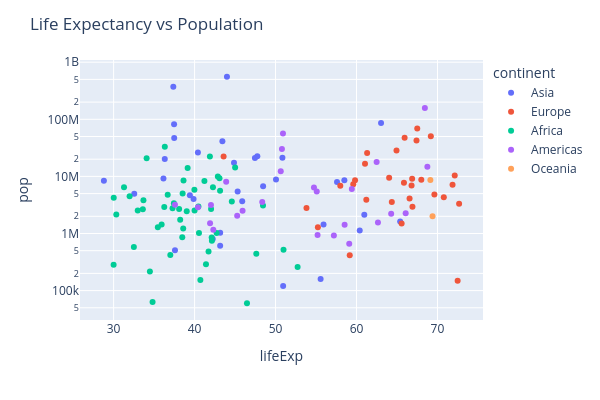

Notebook code for this chart:
### Code cell
fig = px.scatter(
    data1952,
    x = 'lifeExp',
    y = 'pop',
    color = 'continent',
    size_max = 50,
    log_y = True
)

fig.update_layout(
    width = 600,
    title = 'Life Expectancy vs Population',
    height = 400
)
fig.show()

### Figure 1 — Plotly figure (JSON) as saved in the notebook; plotly's stock layout.template omitted (floating-point values rounded to 4 significant figures)
{"data": [{"hovertemplate": "continent=Asia<br>lifeExp=%{x}<br>pop=%{y}<extra></extra>", "legendgroup": "Asia", "marker": {"color": "#636efa", "symbol": "circle"}, "mode": "markers", "name": "Asia", "orientation": "v", "showlegend": true, "type": "scatter", "x": [28.8, 50.94, 37.48, 39.42, 44.0, 60.96, 37.37, 37.47, 44.87, 45.32, 65.39, 63.03, 43.16, 50.06, 47.45, 55.56, 55.93, 48.46, 42.24, 36.32, 36.16, 37.58, 43.44, 47.75, 39.88, 60.4, 57.59, 45.88, 58.5, 50.85, 40.41, 43.16, 32.55], "xaxis": "x", "y": [8425333, 120447, 46886859, 4693836, 556263527, 2125900, 372000000, 82052000, 17272000, 5441766, 1620914, 86459025, 607914, 8865488, 20947571, 160000, 1439529, 6748378, 800663, 20092996, 9182536, 507833, 41346560, 22438691, 4005677, 1127000, 7982342, 3661549, 8550362, 21289402, 26246839, 1030585, 4963829], "yaxis": "y"}, {"hovertemplate": "continent=Europe<br>lifeExp=%{x}<br>pop=%{y}<extra></extra>", "legendgroup": "Europe", "marker": {"color": "#EF553B", "symbol": "circle"}, "mode": "markers", "name": "Europe", "orientation": "v", "showlegend": true, "type": "scatter", "x": [55.23, 66.8, 68.0, 53.82, 59.6, 61.21, 66.87, 70.78, 66.55, 67.41, 67.5, 65.86, 64.03, 72.49, 66.91, 65.94, 59.16, 72.13, 72.67, 61.31, 59.82, 61.05, 58.0, 64.36, 65.57, 64.94, 71.86, 69.62, 43.59, 69.18], "xaxis": "x", "y": [1282697, 6927772, 8730405, 2791000, 7274900, 3882229, 9125183, 4334000, 4090500, 42459667, 69145952, 7733250, 9504000, 147962, 2952156, 47666000, 413834, 10381988, 3327728, 25730551, 8526050, 16630000, 6860147, 3558137, 1489518, 28549870, 7124673, 4815000, 22235677, 50430000], "yaxis": "y"}, {"hovertemplate": "continent=Africa<br>lifeExp=%{x}<br>pop=%{y}<extra></extra>", "legendgroup": "Africa", "marker": {"color": "#00cc96", "symbol": "circle"}, "mode": "markers", "name": "Africa", "orientation": "v", "showlegend": true, "type": "scatter", "x": [43.08, 30.02, 38.22, 47.62, 31.98, 39.03, 38.52, 35.46, 38.09, 40.72, 39.14, 42.11, 40.48, 34.81, 41.89, 34.48, 35.93, 34.08, 37.0, 30.0, 43.15, 33.61, 32.5, 42.27, 42.14, 38.48, 42.72, 36.68, 36.26, 33.69, 40.54, 50.99, 42.87, 31.29, 41.73, 37.44, 36.32, 52.72, 40.0, 46.47, 37.28, 30.33, 32.98, 45.01, 38.63, 41.41, 41.22, 38.6, 44.6, 39.98, 42.04, 48.45], "xaxis": "x", "y": [9279525, 4232095, 1738315, 442308, 4469979, 2445618, 5009067, 1291695, 2682462, 153936, 14100005, 854885, 2977019, 63149, 22223309, 216964, 1438760, 20860941, 420702, 284320, 5581001, 2664249, 580653, 6464046, 748747, 863308, 1019729, 4762912, 2917802, 3838168, 1022556, 516556, 9939217, 6446316, 485831, 3379468, 33119096, 257700, 2534927, 60011, 2755589, 2143249, 2526994, 14264935, 8504667, 290243, 8322925, 1219113, 3647735, 5824797, 2672000, 3080907], "yaxis": "y"}, {"hovertemplate": "continent=Americas<br>lifeExp=%{x}<br>pop=%{y}<extra></extra>", "legendgroup": "Americas", "marker": {"color": "#ab63fa", "symbol": "circle"}, "mode": "markers", "name": "Americas", "orientation": "v", "showlegend": true, "type": "scatter", "x": [62.48, 40.41, 50.92, 68.75, 54.74, 50.64, 57.21, 59.42, 45.93, 48.36, 45.26, 42.02, 37.58, 41.91, 58.53, 50.79, 42.31, 55.19, 62.65, 43.9, 64.28, 59.1, 68.44, 66.07, 55.09], "xaxis": "x", "y": [17876956, 2883315, 56602560, 14785584, 6377619, 12350771, 926317, 6007797, 2491346, 3548753, 2042865, 3146381, 3201488, 1517453, 1426095, 30144317, 1165790, 940080, 1555876, 8025700, 2227000, 662850, 157553000, 2252965, 5439568], "yaxis": "y"}, {"hovertemplate": "continent=Oceania<br>lifeExp=%{x}<br>pop=%{y}<extra></extra>", "legendgroup": "Oceania", "marker": {"color": "#FFA15A", "symbol": "circle"}, "mode": "markers", "name": "Oceania", "orientation": "v", "showlegend": true, "type": "scatter", "x": [69.12, 69.39], "xaxis": "x", "y": [8691212, 1994794], "yaxis": "y"}], "layout": {"height": 400, "legend": {"title": {"text": "continent"}, "tracegroupgap": 0}, "margin": {"t": 60}, "title": {"text": "Life Expectancy vs Population"}, "width": 600, "xaxis": {"anchor": "y", "domain": [0, 1], "title": {"text": "lifeExp"}}, "yaxis": {"anchor": "x", "domain": [0, 1], "title": {"text": "pop"}, "type": "log"}}}
